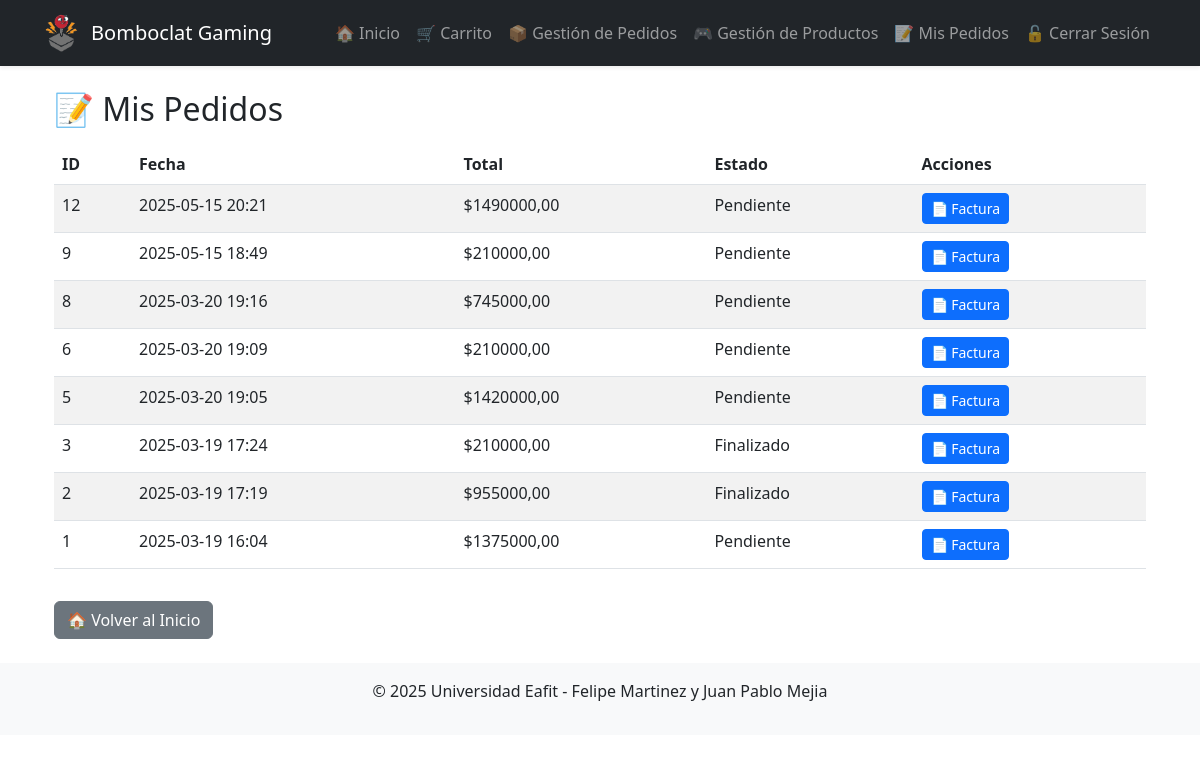
The app's page /mis-pedidos/ (signed in), older data.
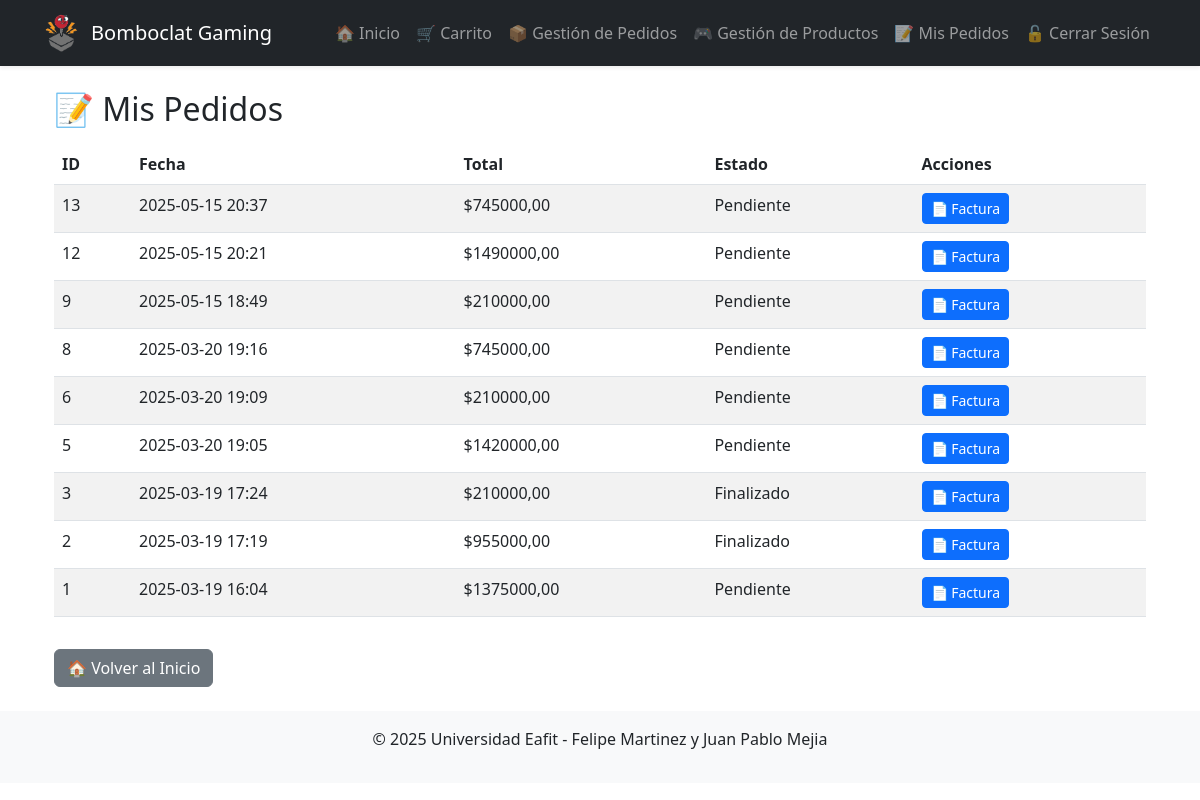
The same page, newer data.
### core/models.py (models this page shows, shortened)
class Pedido(models.Model):
    usuario = models.ForeignKey('auth.User', on_delete=models.CASCADE)
    fecha = models.DateTimeField(auto_now_add=True)
    total = models.DecimalField(max_digits=10, decimal_places=2, default=0)
    METODOS_ENVIO = [
        ('Tienda',    'Recoger en tienda'),
        ('Domicilio', 'Envío a domicilio'),
    ]
    metodo_envio    = models.CharField(max_length=10, choices=METODOS_ENVIO, default='Tienda')
    direccion_envio = models.CharField(max_length=255, blank=True)
    ESTADOS = [
        ('Pendiente', 'Pendiente'),
        ('Enviado', 'Enviado'),
        ('Cancelado', 'Cancelado'),
    ]
    estado = models.CharField(max_length=10, choices=ESTADOS, default='Pendiente')

### core/views.py (the view)
# urls.py: path('mis-pedidos/', views.mis_pedidos, name='mis_pedidos'),
@login_required
def mis_pedidos(request):
    pedidos = Pedido.objects.filter(usuario=request.user).order_by('-fecha')
    return render(request, 'core/mis_pedidos.html', {
        'pedidos': pedidos
    })

### core/templates/core/mis_pedidos.html (shortened to what this page needs)
{% extends "base.html" %}
{% block content %}
<div class="container">
    <h2>📝 Mis Pedidos</h2>
    <table class="table table-striped mt-3">
        <thead>
            <tr>
                <th>ID</th>
                <th>Fecha</th>
                <th>Total</th>
                <th>Estado</th>
                <th>Acciones</th>
            </tr>
        </thead>
        <tbody>
            {% for pedido in pedidos %}
            <tr>
                <td>{{ pedido.id }}</td>
                <td>{{ pedido.fecha|date:"Y-m-d H:i" }}</td>
                <td>${{ pedido.total }}</td>
                <td>{{ pedido.estado }}</td>
                <td>
                    <a href="{% url 'generar_factura_pdf' pedido.id %}"
                       class="btn btn-sm btn-primary">
                       📄 Factura
                    </a>
                </td>
            </tr>
            {% empty %}
            <tr>
                <td colspan="5" class="text-center">No tienes pedidos aún.</td>
            </tr>
            {% endfor %}
        </tbody>
    </table>
    <a href="{% url 'home' %}" class="btn btn-secondary mt-3">
        🏠 Volver al Inicio
    </a>
</div>
{% endblock %}

Row changes from the older to the newer data that the page shows:
added Pedido: id "13", fecha "2025-05-15 20:37", total "745000,00", estado "Pendiente"
